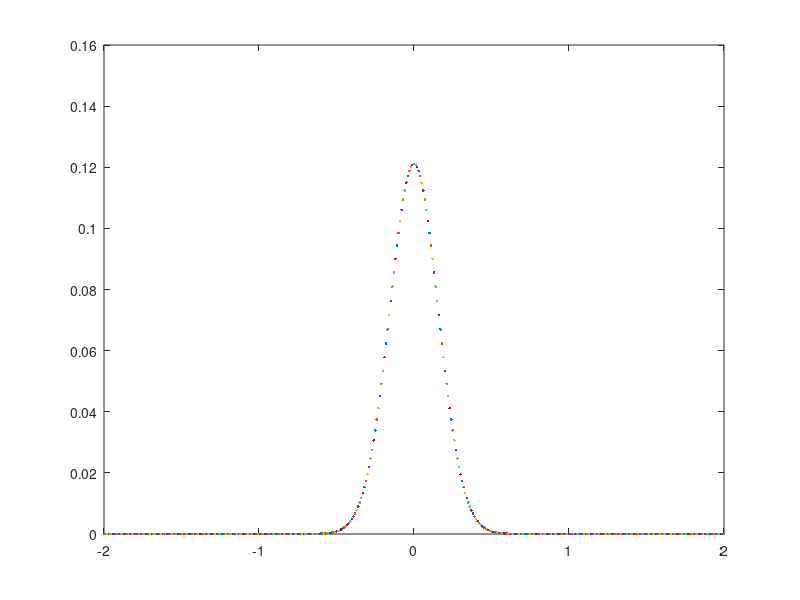

The MATLAB script that drew this image:

function PHENIXj
    

    q = 0.8;
    mpi = 0.13957;
    TMP = 0.5;
    etajet = 0 ;
    Aridge = 1 ;
    fRNK = 3;
    fJ = 0.82;
    ma = 1.1;
    md = 1;
    a = 0.5;
    sigmapizero = 0.5;
    snn = 200;
    mN = 0.93957;
    
    
    yb = acosh(snn/(2*mN));
    
    
    for phi = -2:0.01:2
        
    inte2 = 0;    
        
    for pt = 3:0.005:4
    
    deta = -1:0.005:1;
    
    eta = deta + etajet;

    pf1 = pt .* cos(phi);
    pf2 = pt .* sin(phi);
    pf3 = pt .* sinh(eta);
    
    pi1 = pf1 - q/cosh(etajet);
    pi2 = pf2;
    pi3 = pf3 - q*sinh(etajet)/cosh(etajet);
    
    Ef = sqrt(pf1.^2 + pf2.^2 + pf3.^2 + mpi^2);
    Ei = sqrt(pi1.^2 + pi2.^2 + pi3.^2 + mpi^2);
    
    yf = log((Ef + pf3)./(Ef - pf3))./2;
    yi = log((Ei + pi3)./(Ei - pi3))./2;
    
    mtf = sqrt(mpi^2 + pf1.^2 + pf2.^2);
    mti = sqrt(mpi^2 + pi1.^2 + pi2.^2);
  
    pft = sqrt(pf1.^2 + pf2.^2);
    pit = sqrt(pi1.^2 + pi2.^2);
    
    x = sqrt(mpi^2 + pit.^2) .* exp(abs(yi) - yb) ./mpi ;
    
    etaf = log((sqrt(pf1.^2 + pf2.^2 + pf3.^2) + pf3)./((sqrt(pf1.^2 + pf2.^2 + pf3.^2) - pf3)));
    etai = log((sqrt(pi1.^2 + pi2.^2 + pi3.^2) + pi3)./((sqrt(pi1.^2 + pi2.^2 + pi3.^2) - pi3)));

    NJF = 0.15 + 0.1 * (3.5);
    TJF = 0.19 + 0.06 * (3.5);
    
    sigmapi = sigmapizero * ma ./(sqrt(ma^2 + pft.^2));
    
    
    Nridge =  fRNK * 2/3 * Aridge * (1 - x).^a .* exp(-sqrt(mpi^2 + pit.^2)/TMP)./(sqrt(md^2 + pit.^2)) .*  Ef./Ei .* sqrt(1 - mpi^2./(mtf.^2 .* (cosh(yf)).^2));
    
    Njet = fJ * NJF .* (exp((mpi - sqrt(mpi^2 + pft.^2)) ./ TJF) ./(TJF .* (mpi + TJF)))  .* exp(-(phi^2 + deta.^2) ./ (2 * sigmapi.^2)) ./ (2 * pi * sigmapi.^2);

    N = 121 * Njet / 4.6;
    
    inte1 = sum(N(:) * 0.005);

    inte2 = inte2 + inte1 * pt * 0.005;
   
    end
    
    plot(phi, inte2)
    
    hold all
    
    end
    
end